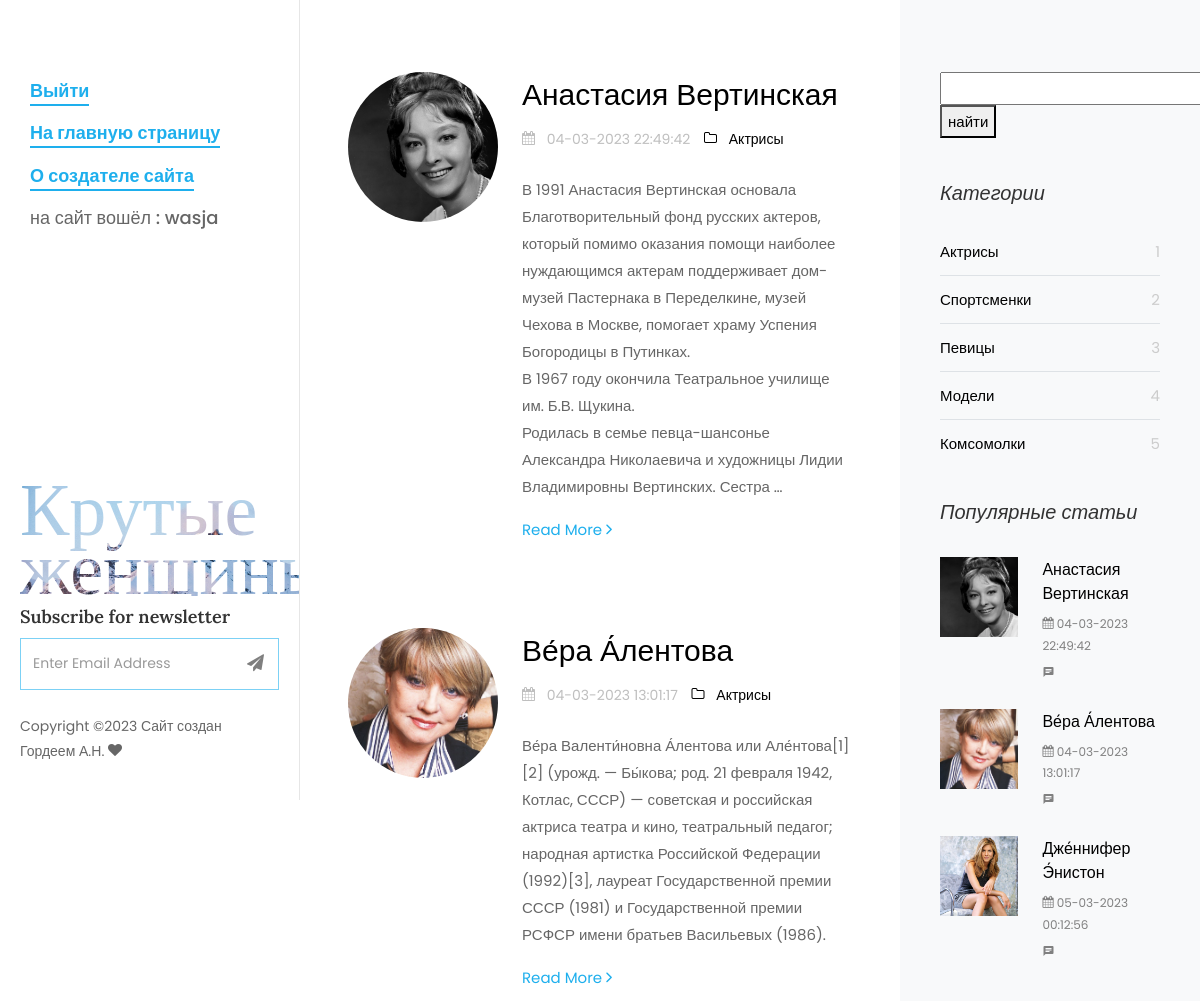
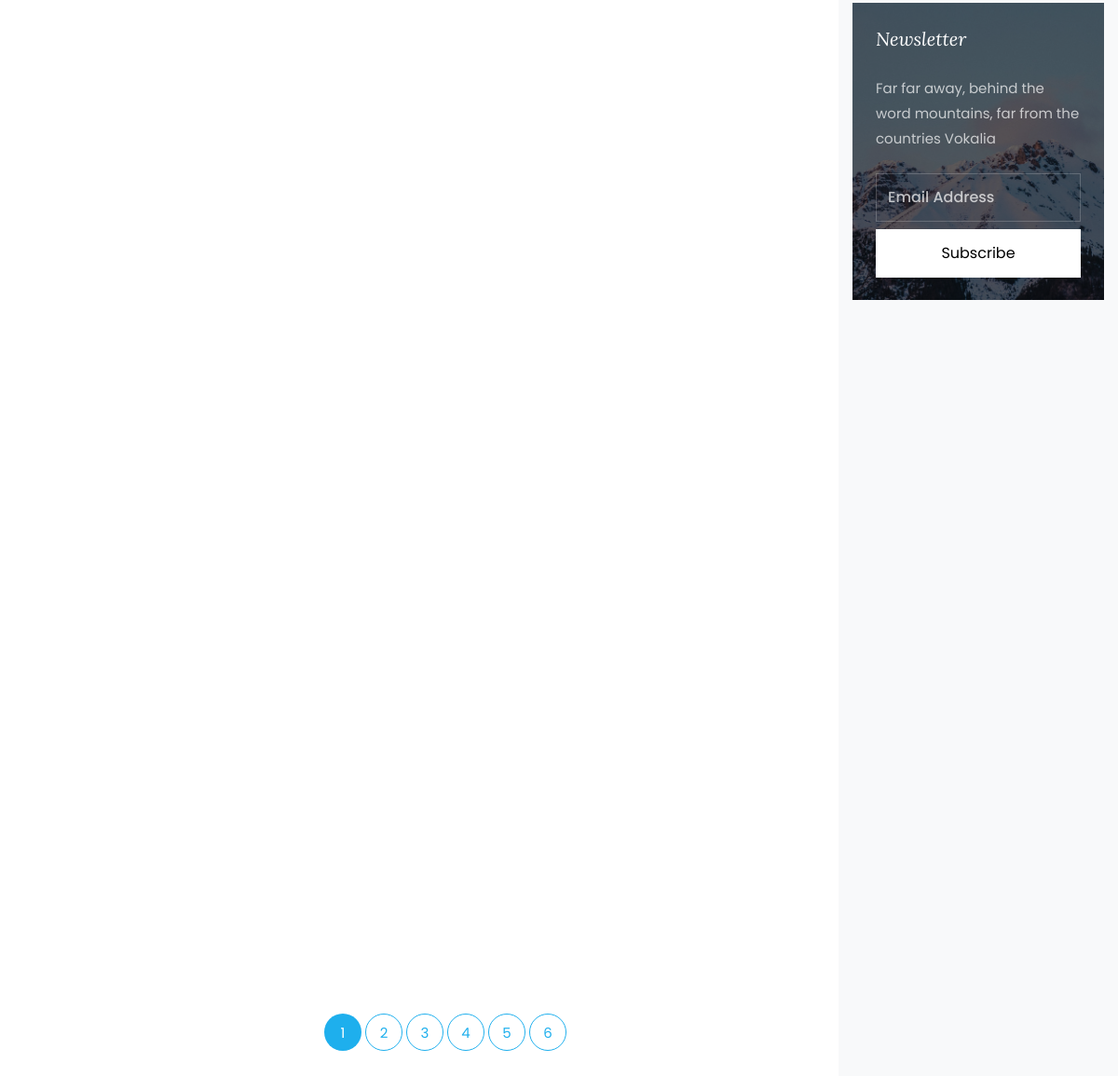
The app's page / (signed in) with its own data (2 pictures, top to bottom).
### women/models.py (models this page shows, shortened)
class Women(models.Model):
    objects = None
    title = models.CharField(max_length=255, verbose_name='Заголовок')
    content = models.TextField(blank=True)
    photo = models.ImageField(upload_to="photos/%Y/%m/%d/")
    time_create = models.DateTimeField(auto_now_add=True)
    slug = models.SlugField(max_length=250, unique= True, db_index= True, verbose_name= "URL")
    time_update = models.DateTimeField(auto_now=True)
    is_published = models.BooleanField(default=True)
    cat = models.ForeignKey('Category', on_delete=models.PROTECT, )
    class Meta:
        verbose_name_plural = 'Известные женщины'
        ordering = ('cat', 'title')

class Category(models.Model):
    name = models.CharField(max_length=100, db_index=True)
    slug = models.SlugField(max_length=250, unique=True, db_index=True, verbose_name='URL')
    class Meta:
        verbose_name_plural = 'Категории'

### women/views.py (the view)
# urls.py: urlpatterns = [path('', WomenHome.as_view(), name='home'),
class WomenHome(DataMixin, ListView):
    paginate_by = 4
    model = Women
    template_name = 'women/index.html'
    context_object_name = 'post'
    def get_context_data(self, *, object_list=None, **kwargs):
        context = super().get_context_data(**kwargs)
        context['last_act'] = Women.objects.filter(cat__pk=1).order_by("-id")[0:5]
        context['last_sport'] = Women.objects.filter(cat__pk=2).order_by("-id")[0:5]
        context['last_sing'] = Women.objects.filter(cat__pk=3).order_by("-id")[0:5]
        context['last_mode'] = Women.objects.filter(cat__pk=3).order_by("-id")[0:5]
        context['last_all'] = Women.objects.filter().order_by("-id")[0:5]
        context['cats'] = Category.objects.all()
        context['menu'] = menu
        context['all'] = Women.objects.all()
        return context

### women/templates/women/index.html (shortened to what this page needs)
{% load static %}
<!DOCTYPE html>
<html lang="en">
  <head>
    <link rel="stylesheet" href="{% static 'css/open-iconic-bootstrap.min.css' %}">
    <link rel="stylesheet" href="{% static 'css/animate.css' %}">
    <link rel="stylesheet" href="{% static 'css/owl.carousel.min.css' %}">
    <link rel="stylesheet" href="{% static 'css/owl.theme.default.min.css' %}">
    <link rel="stylesheet" href="{% static 'css/magnific-popup.css' %}">
    <link rel="stylesheet" href="{% static 'css/aos.css' %}">
    <link rel="stylesheet" href="{% static 'css/ionicons.min.css' %}">
    <link rel="stylesheet" href="{% static 'css/bootstrap-datepicker.css' %}">
    <link rel="stylesheet" href="{% static 'css/jquery.timepicker.css' %}">
    <link rel="stylesheet" href="{%  static 'css/flaticon.css' %}">
    <link rel="stylesheet" href="{% static 'css/icomoon.css' %}">
    <link rel="stylesheet" href="{% static 'css/style.css' %}">
  </head>
  <body>
	{% include 'women/side-header.html' %}
		<div id="colorlib-main">
			<section class="ftco-section ftco-no-pt ftco-no-pb">
	    	<div class="container">
	    		<div class="row d-flex">
	    			<div class="col-xl-8 py-5 px-md-5">
						{% for p in post %}
	    				<div class="row pt-md-4">
			    			<div class="col-md-12">
									<div class="blog-entry ftco-animate d-md-flex">
										<a href=" {% url 'post' p.slug %} " class="img img-2"
										   style="background-image: url('{{ p.photo.url }}');"> </a>
										<div class="text text-2 pl-md-4">
				              <h3 class="mb-2"><a href="{% url 'post' p.slug %}"> {{ p.title }} </a></h3>
				              <div class="meta-wrap">
												<p class="meta">
				              		<span><i class="icon-calendar mr-2"></i> {{p.time_update|date:'d-m-Y H:i:s' }} </span>
				              		<span><a href="{% url 'category' p.cat.slug %} "><i class="icon-folder-o mr-2"></i> {{ p.cat.name }}</a></span>
				              	</p>
			              	</div>
				              <p class="mb-4"> {{ p.content | linebreaks | truncatewords:50 }}</p>
				              <p><a href=" {% url 'post' p.slug %} " class="btn-custom">Read More <span class="ion-ios-arrow-forward"></span></a></p>
				            </div>
									</div>
								</div>
			    		</div>
						{% endfor %}
			    		<div class="row">
			          <div class="col">
			            <div class="block-27">
			              <ul>{% if page_obj.has_other_pages  %}
							  {% for p in paginator.page_range %}
							  {%  if page_obj.number == p %}
							  <li class="active"><span> {{ p }}</span></li>
						  	{% else %}
			                <li><a href="?page= {{ p }}">{{ p }}</a></li>
								{% endif %}
							  	{% endfor %}
								{% endif %}
			              </ul>
			            </div>
			          </div>
			        </div>
			    	</div>
	    			{% include 'women/left-header.html' %}
							<div class="sidebar-box subs-wrap img py-4" style="background-image: url('../static/images/bg_1.jpg');">
								<div class="overlay"></div>
								<h3 class="mb-4 sidebar-heading">Newsletter</h3>
								<p class="mb-4">Far far away, behind the word mountains, far from the countries Vokalia</p>
	              <form action="#" class="subscribe-form">
	                <div class="form-group">
	                  <input type="text" class="form-control" placeholder="Email Address">
	                  <input type="submit" value="Subscribe" class="mt-2 btn btn-white submit">
	                </div>
	              </form>
	            </div>
	          </div>
	    		</div>
	    	</div>
	    </section>
		</div>
	</div>
  </body>
</html>

### women/templates/women/side-header.html (shortened to what this page needs)
{% load static %}
<div id="colorlib-page">
		<aside id="colorlib-aside" role="complementary" class="js-fullheight">
			<nav id="colorlib-main-menu" role="navigation">
				<ul>
					{% if user.is_authenticated %}
							{% for m in menu|slice:":3" %}
										<li class="colorlib-active"><a href=" {% url m.url_name %} " > {{ m.title }} </a></li>
							{% endfor %}
										<li class="pfooter ">   на сайт вошёл :  {{ user.username}} </li>
					 {% else %}
						{% for m in menu|slice:"1:5" %}
									<li class="colorlib-active" ><a href=" {% url m.url_name %} " > {{ m.title }} </a></li>
					{% endfor %}
					{% endif %}
				</ul>
			</nav>
			<div class="colorlib-footer">
				<h1 id="colorlib-logo" class="mb-1"><a href="#" style="background-image: url('../static/images/bg_1.jpg');">Крутые <span> женщины </span></a></h1>
				<div class="mb-4">
					<h3>Subscribe for newsletter</h3>
					<form action="#" class="colorlib-subscribe-form">
            <div class="form-group d-flex">
            	<div class="icon"><span class="icon-paper-plane"></span></div>
              <input type="text" class="form-control" placeholder="Enter Email Address">
            </div>
          </form>
				</div>
				<p class="pfooter">
	  Copyright &copy;<script>document.write(new Date().getFullYear());</script> Сайт создан Гордеем А.Н.  <i class="icon-heart" aria-hidden="true"></i>
	  </p>
			</div>
          	</aside>

### women/templates/women/left-header.html
{% load static %}
<div class="col-xl-4 sidebar ftco-animate bg-light pt-5">
	            <div class="sidebar-box pt-md-4">
					<form action="{% url 'search' %}" method="GET">
						<input type="text" name="q"  >
						<button>	 найти		</button>
					</form>
	            </div>
	            <div class="sidebar-box ftco-animate">
	            	<h3 class="sidebar-heading">Категории </h3>
	              <ul class="categories">
					{% for cat in cats %}
	                <li><a href=" {% url 'category' cat.slug %}"> {{ cat.name }}
						<span> {{ cat.pk }} </span></a></li>
					  {% endfor %}
	              </ul>
	            </div>
	            <div class="sidebar-box ftco-animate">
	              <h3 class="sidebar-heading">Популярные статьи </h3>
					{% for p in post|slice:":3" %}
	              <div class="block-21 mb-4 d-flex">
	                <a class="blog-img mr-4"  style="background-image: url('{{ p.photo.url }}');"></a>
	                <div class="text">
	                  <h3 class="heading"><a href="#">{{ p.title }}</a></h3>
	                  <div class="meta">
	                    <div><a href="#"><span class="icon-calendar"></span> {{p.time_update|date:'d-m-Y H:i:s' }} </a></div>
	                    <div><a href="#"><span class="icon-chat"></span> </a></div>
	                  </div>
	                </div>
	              </div>
					{% endfor %}
	            </div>

### women/static/css/icomoon.css (style rules this page uses)
[class^="icon-"], [class*=" icon-"] { font-family: 'icomoon' !important; speak: none; font-style: normal; font-weight: normal; font-variant: normal; text-transform: none; line-height: 1; -webkit-font-smoothing: antialiased; -moz-osx-font-smoothing: grayscale; }
.icon-heart:before { content: "\f004"; }
.icon-calendar:before { content: "\f073"; }
.icon-folder-o:before { content: "\f114"; }
.icon-paper-plane:before { content: "\f1d8"; }
.icon-chat:before { content: "\e0b7"; }

### records on screen
Women: photo (picture), title "Анастасия Вертинская", time_update "04-03-2023 22:49:42", cat.name "Актрисы", content "В 1991 Анастасия Вертинская основала Благотворительный фонд русских актеров, который помимо оказания помощи наиболее нуждающимся актерам поддерживает дом-музей Пастернака в Переделкине, музей Чехова в Москве, помогает храму Успения Богородицы в Путинках. В 1967 году окончила Театральное училище им. Б.В. Щукина. Родилась в семье певца-шансонье Александра Николаевича и художницы Лидии Владимировны Вертинских. Сестра …"
Women: photo (picture), title "Ве́ра А́лентова", time_update "04-03-2023 13:01:17", cat.name "Актрисы", content "Ве́ра Валенти́новна А́лентова или Але́нтова[1][2] (урожд. — Бы́кова; род. 21 февраля 1942, Котлас, СССР) — советская и российская актриса театра и кино, театральный педагог; народная артистка Российской Федерации (1992)[3], лауреат Государственной премии СССР (1981) и Государственной премии РСФСР имени братьев Васильевых (1986)."
Category: name "Актрисы", pk "1"
Category: name "Спортсменки", pk "2"
Category: name "Певицы", pk "3"
Category: name "Модели", pk "4"
Category: name "Комсомолки", pk "5"
Women: photo (picture), title "Дже́ннифер Э́нистон", time_update "05-03-2023 00:12:56"

### other values on screen
{{ m.title }} "Выйти" "На главную страницу" "О создателе сайта"
{{ user.username }} "wasja"
{{ p }} "1"
{{ p }} "2" "3" "4" "5" "6"
